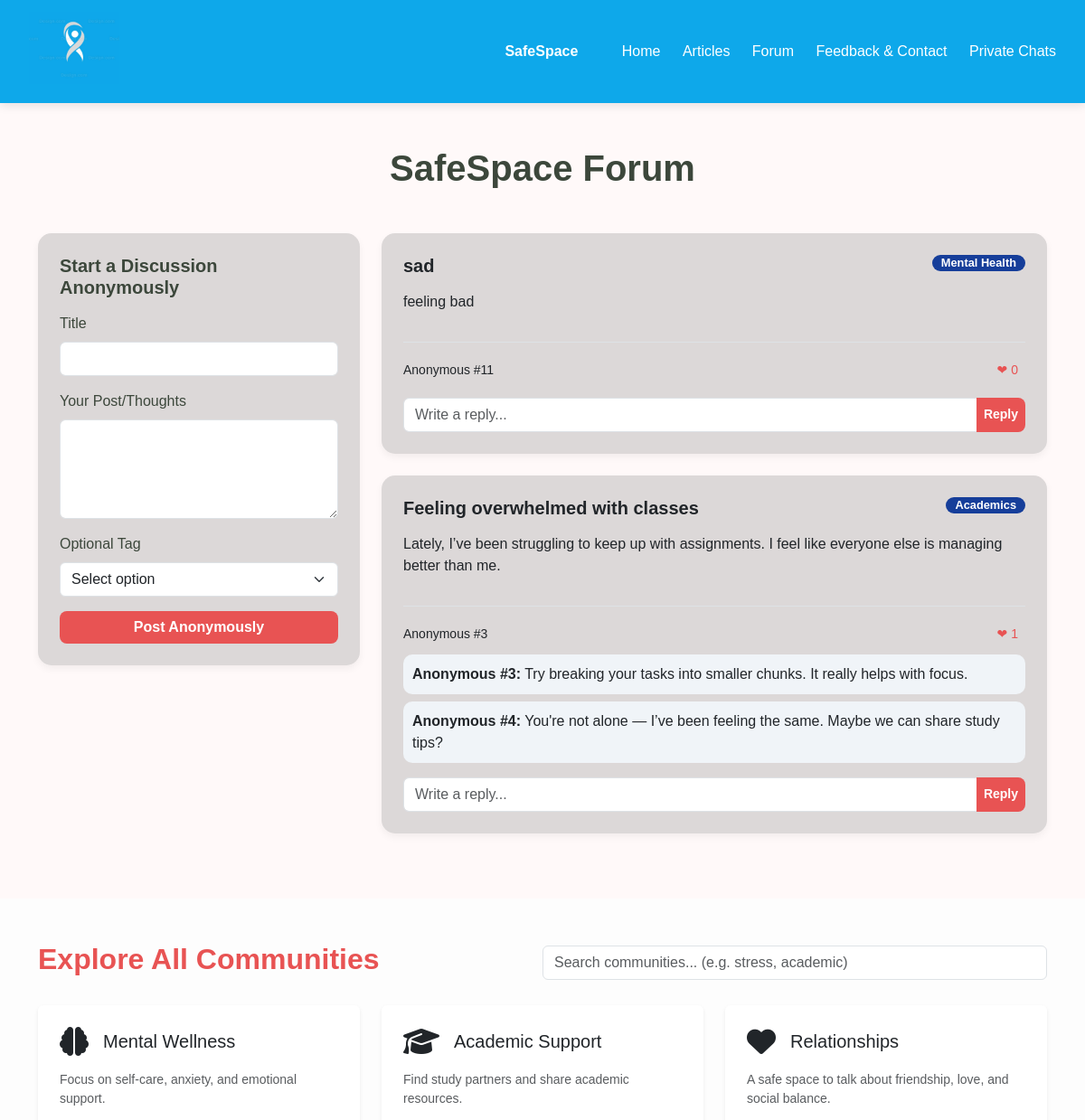
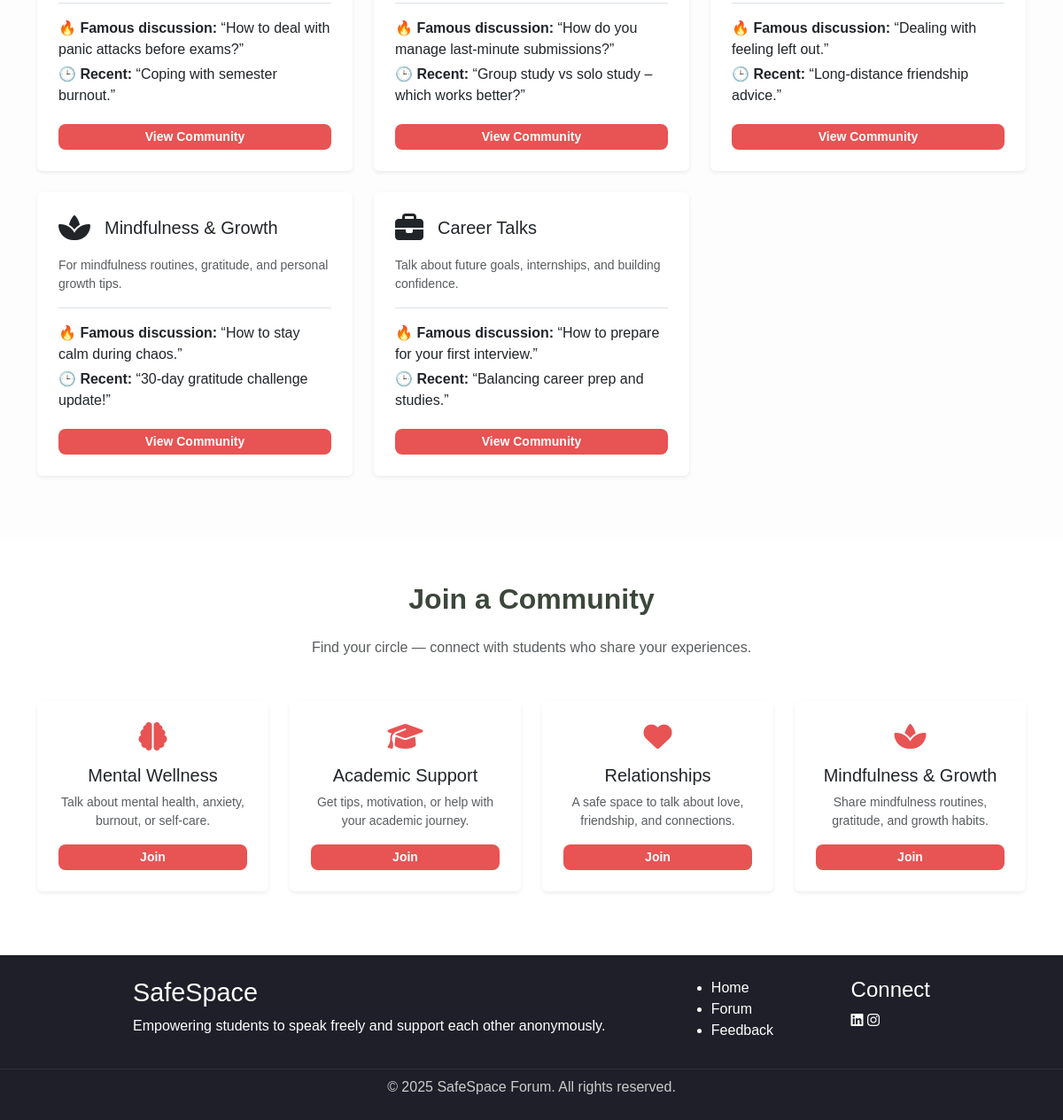
Screenshot of /forum1.php with the database file from the repository (2 pictures, top to bottom).
### tables this page shows
CREATE TABLE `posts` (
  `id` int(11) NOT NULL,
  `title` varchar(255) NOT NULL,
  `content` text NOT NULL,
  `tag` varchar(50) NOT NULL,
  `created_at` datetime DEFAULT current_timestamp(),
  `likes` int(11) DEFAULT 0
);

CREATE TABLE `replies` (
  `id` int(11) NOT NULL,
  `post_id` int(11) NOT NULL,
  `content` text NOT NULL,
  `created_at` datetime DEFAULT current_timestamp()
);

### forum1.php (the view, shortened to what this page needs)
<?php
$host = "localhost";
$user = "root";
$pass = "";
$db   = "safespaceforum";
$conn = new mysqli($host, $user, $pass, $db);
$postsPerPage = 3;
$page = isset($_GET['page']) ? (int)$_GET['page'] : 1;
$offset = ($page - 1) * $postsPerPage;
$sql = "SELECT * FROM posts ORDER BY created_at DESC LIMIT $postsPerPage OFFSET $offset";
$posts = $conn->query($sql);
$COLOR_TEXT = '#3C473B';
?>
<!DOCTYPE html>
<html lang="en">
<head>
<link href="https://cdn.jsdelivr.net/npm/bootstrap@5.3.3/dist/css/bootstrap.min.css" rel="stylesheet">
<link rel="stylesheet" href="https://cdnjs.cloudflare.com/ajax/libs/font-awesome/6.5.2/css/all.min.css"/>
</head>
<body>
 <nav>
  <div class="nav-left">
      <img src="media/image1.jpeg" alt="SafeSpace Logo" class="logo">
  </div>
  <div class="nav-links">
  <a class="text-white me-4" style="position:right"><b>SafeSpace</b></a>
    <a class="navbar-brand" href="home.php">Home</a>
    <a class="navbar-brand" href="articles.php">Articles</a>
    <a class="navbar-brand" href="forum1.php">Forum</a>
    <a class="navbar-brand" href="feedback.php">Feedback & Contact</a>
    <a class="navbar-brand" href="bookpeer.php">Private Chats</a>
  </div>
</nav>
  <div class="container py-5">
    <h1 class="text-center mb-5 fw-bold">SafeSpace Forum</h1>
    <div class="row">
      <div class="col-md-4 mb-4">
        <div class="p-4 post-card">
          <h5 class="mb-3 fw-bold">Start a Discussion Anonymously</h5>
          <form method="POST">
            <div class="mb-3">
              <label for="post_title" class="form-label">Title</label>
              <input type="text" class="form-control" name="post_title" required>
            </div>
            <div class="mb-3">
              <label for="post_content" class="form-label">Your Post/Thoughts</label>
              <textarea class="form-control" name="post_content" rows="4" required></textarea>
            </div>
            <div class="mb-3">
              <label for="post_tag" class="form-label">Optional Tag</label>
              <select class="form-select" name="post_tag">
                <option>Select option</option>
              </select>
            </div>
            <button type="submit" name="post_submit" class="btn cta-button w-100">Post Anonymously</button>
          </form>
        </div>
      </div>
      <div class="col-md-8">
        <?php
        if ($posts->num_rows > 0) {
          while ($post = $posts->fetch_assoc()) {
            echo '<div class="card post-card p-4 mb-4">';
            echo '<div class="d-flex justify-content-between align-items-start">';
            echo '<h5 class="fw-bold">'.htmlspecialchars($post['title']).'</h5>';
            echo '<span class="badge tag-pill">'.htmlspecialchars($post['tag']).'</span>';
            echo '</div>';
            echo '<p class="mt-2">'.nl2br(htmlspecialchars($post['content'])).'</p>';
            echo '<div class="d-flex justify-content-between align-items-center mt-3 pt-3 border-top">';
            echo '<small class="anon-user">Anonymous #'.$post['id'].'</small>';
            echo '<form method="POST" style="display:inline-block;">
                    <input type="hidden" name="post_id" value="'.$post['id'].'">
                    <button type="submit" name="like_submit" class="btn btn-sm" style="color:#e85353; border:none; background:none;">❤ '.$post['likes'].'</button>
                  </form>';
            echo '</div>';
            $replySql = "SELECT * FROM replies WHERE post_id = ".$post['id']." ORDER BY created_at ASC";
            $replies = $conn->query($replySql);
            while ($reply = $replies->fetch_assoc()) {
              echo '<div class="reply-box mt-2"><strong>Anonymous #'.$reply['id'].':</strong> '.htmlspecialchars($reply['content']).'</div>';
            }
            echo '<form method="POST" class="mt-3">
                    <input type="hidden" name="post_id" value="'.$post['id'].'">
                    <div class="input-group">
                      <input type="text" name="reply_content" class="form-control" placeholder="Write a reply..." required>
                      <button type="submit" name="reply_submit" class="btn btn-sm cta-button">Reply</button>
                    </div>
                  </form>';
            echo '</div>';
          }
        } else {
          echo '<p>No posts yet. Start the discussion!</p>';
        }
        ?>
      </div>
    </div>
  </div>
  <section class="all-communities py-5" style="background-color: #fdfdfd;">
    <div class="container">
      <div class="d-flex justify-content-between align-items-center mb-4">
        <h2 class="fw-bold" style="color:#e85353ff;">Explore All Communities</h2>
        <input type="text" id="communitySearch" class="form-control w-50" placeholder="Search communities... (e.g. stress, academic)">
      </div>
      <div class="row" id="communityList">
      <div class="col-md-6 col-lg-4 mb-4 community-item" data-tags="mental wellness health stress anxiety burnout">
        <div class="card border-0 shadow-sm p-4 community-card h-100">
          <div class="d-flex align-items-center mb-3">
            <i class="fa-solid fa-brain fa-2x me-3"></i>
            <h5 class="mb-0">Mental Wellness</h5>
          </div>
          <p class="text-muted small">Focus on self-care, anxiety, and emotional support.</p>
          <div class="border-top pt-3">
            <p class="mb-1"><strong>🔥 Famous discussion:</strong> “How to deal with panic attacks before exams?”</p>
            <p class="mb-1"><strong>🕒 Recent:</strong> “Coping with semester burnout.”</p>
          </div>
          <a href="#" class="btn btn-sm mt-3 cta-button w-100">View Community</a>
        </div>
      </div>
      <div class="col-md-6 col-lg-4 mb-4 community-item" data-tags="academics study motivation focus productivity">
        <div class="card border-0 shadow-sm p-4 community-card h-100">
          <div class="d-flex align-items-center mb-3">
            <i class="fa-solid fa-graduation-cap fa-2x me-3"></i>
            <h5 class="mb-0">Academic Support</h5>
          </div>
          <p class="text-muted small">Find study partners and share academic resources.</p>
          <div class="border-top pt-3">
            <p class="mb-1"><strong>🔥 Famous discussion:</strong> “How do you manage last-minute submissions?”</p>
            <p class="mb-1"><strong>🕒 Recent:</strong> “Group study vs solo study – which works better?”</p>
          </div>
          <a href="#" class="btn btn-sm mt-3 cta-button w-100">View Community</a>
        </div>
      </div>
      <div class="col-md-6 col-lg-4 mb-4 community-item" data-tags="relationships friendship love trust social life">
        <div class="card border-0 shadow-sm p-4 community-card h-100">
          <div class="d-flex align-items-center mb-3">
            <i class="fa-solid fa-heart fa-2x me-3"></i>
            <h5 class="mb-0">Relationships</h5>
          </div>
          <p class="text-muted small">A safe space to talk about friendship, love, and social balance.</p>
          <div class="border-top pt-3">
            <p class="mb-1"><strong>🔥 Famous discussion:</strong> “Dealing with feeling left out.”</p>
            <p class="mb-1"><strong>🕒 Recent:</strong> “Long-distance friendship advice.”</p>
          </div>
          <a href="#" class="btn btn-sm mt-3 cta-button w-100">View Community</a>
        </div>
      </div>
      <div class="col-md-6 col-lg-4 mb-4 community-item" data-tags="mindfulness growth meditation peace self improvement gratitude">
        <div class="card border-0 shadow-sm p-4 community-card h-100">
          <div class="d-flex align-items-center mb-3">
            <i class="fa-solid fa-spa fa-2x me-3" ></i>
            <h5 class="mb-0">Mindfulness & Growth</h5>
          </div>
          <p class="text-muted small">For mindfulness routines, gratitude, and personal growth tips.</p>
          <div class="border-top pt-3">
            <p class="mb-1"><strong>🔥 Famous discussion:</strong> “How to stay calm during chaos.”</p>
            <p class="mb-1"><strong>🕒 Recent:</strong> “30-day gratitude challenge update!”</p>
          </div>
          <a href="#" class="btn btn-sm mt-3 cta-button w-100">View Community</a>
        </div>
      </div>
      <div class="col-md-6 col-lg-4 mb-4 community-item" data-tags="career goals planning resume internship success">
        <div class="card border-0 shadow-sm p-4 community-card h-100">
          <div class="d-flex align-items-center mb-3">
            <i class="fa-solid fa-briefcase fa-2x me-3"></i>
            <h5 class="mb-0">Career Talks</h5>
          </div>
          <p class="text-muted small">Talk about future goals, internships, and building confidence.</p>
          <div class="border-top pt-3">
            <p class="mb-1"><strong>🔥 Famous discussion:</strong> “How to prepare for your first interview.”</p>
            <p class="mb-1"><strong>🕒 Recent:</strong> “Balancing career prep and studies.”</p>
          </div>
          <a href="#" class="btn btn-sm mt-3 cta-button w-100">View Community</a>
        </div>
      </div>
    </div>
  </div>
</section>
<section class="communities py-5" style="background-color: #fff;">
  <div class="container text-center">
    <h2 class="mb-4 fw-bold" style="color: <?php echo $COLOR_TEXT; ?>;">Join a Community</h2>
    <p class="text-muted mb-5">Find your circle — connect with students who share your experiences.</p>
    <div class="row justify-content-center">
      <div class="col-md-3 col-sm-6 mb-4">
        <div class="card border-0 shadow-sm p-4 community-card h-100">
          <i class="fa-solid fa-brain fa-2x mb-3" style="color:#e85353ff;"></i>
          <h5>Mental Wellness</h5>
          <p class="text-muted small">Talk about mental health, anxiety, burnout, or self-care.</p>
          <a href="#" class="btn btn-sm cta-button">Join</a>
        </div>
      </div>
      <div class="col-md-3 col-sm-6 mb-4">
        <div class="card border-0 shadow-sm p-4 community-card h-100">
          <i class="fa-solid fa-graduation-cap fa-2x mb-3" style="color:#e85353ff;"></i>
          <h5>Academic Support</h5>
          <p class="text-muted small">Get tips, motivation, or help with your academic journey.</p>
          <a href="#" class="btn btn-sm cta-button">Join</a>
        </div>
      </div>
      <div class="col-md-3 col-sm-6 mb-4">
        <div class="card border-0 shadow-sm p-4 community-card h-100">
          <i class="fa-solid fa-heart fa-2x mb-3" style="color:#e85353ff;"></i>
          <h5>Relationships</h5>
          <p class="text-muted small">A safe space to talk about love, friendship, and connections.</p>
          <a href="#" class="btn btn-sm cta-button">Join</a>
        </div>
      </div>
      <div class="col-md-3 col-sm-6 mb-4">
        <div class="card border-0 shadow-sm p-4 community-card h-100">
          <i class="fa-solid fa-spa fa-2x mb-3" style="color:#e85353ff;"></i>
          <h5>Mindfulness & Growth</h5>
          <p class="text-muted small">Share mindfulness routines, gratitude, and growth habits.</p>
          <a href="#" class="btn btn-sm cta-button">Join</a>
        </div>
      </div>
    </div>
  </div>
</section>
  <footer class="footer">
    <div class="footer-container">
      <div class="footer-left">
        <h2>SafeSpace</h2>
        <p>Empowering students to speak freely and support each other anonymously.</p>
      </div>
      <div class="footer-center">
        <ul>
          <li><a href="home.php">Home</a></li>
          <li><a href="forum.php">Forum</a></li>
          <li><a href="feedback.php">Feedback</a></li>
        </ul>
      </div>
      <div class="footer-right">
        <h4>Connect</h4>
        <div class="social-icons">
          <a href="#"><i class="fab fa-linkedin"></i></a>
          <a href="#"><i class="fab fa-instagram"></i></a>
        </div>
      </div>
    </div>
    <div class="footer-bottom">
      © <?php echo date("Y"); ?> SafeSpace Forum. All rights reserved.
    </div>
  </footer>
</body>
</html>

### rows the page displays
posts: title "sad", tag "Mental Health", content "feeling bad", id "11", likes "0"
posts: title "Feeling overwhelmed with classes", tag "Academics", content "Lately, I’ve been struggling to keep up with assignments. I feel like everyone else is managing better than me.", id "3", likes "1"
replies: id "3", content "Try breaking your tasks into smaller chunks. It really helps with focus."
replies: id "4", content "You're not alone — I’ve been feeling the same. Maybe we can share study tips?"
